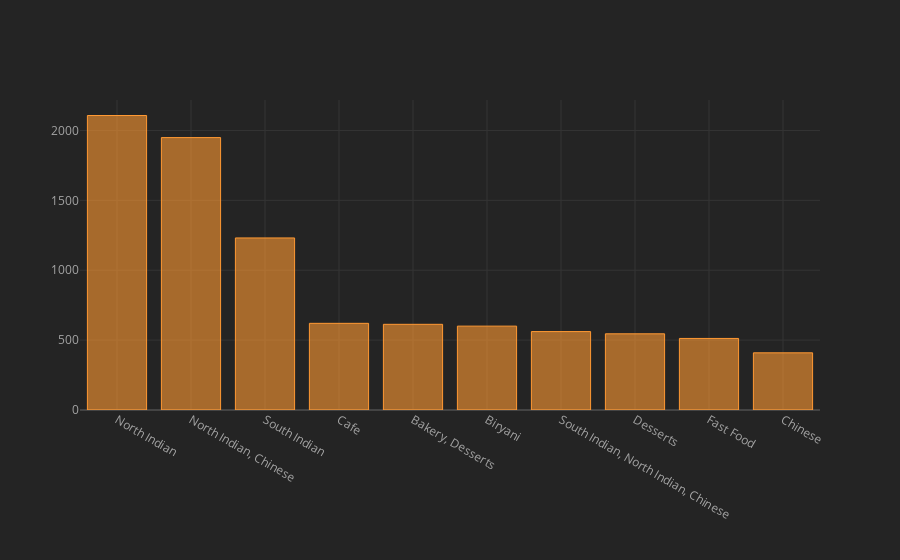

The notebook cell saved with this chart:
### Markdown cell above
# Popular cuisines in Bangalore

### Code cell
df.cuisines.value_counts().sort_values(ascending = False).head(10).iplot(kind="bar")

### Figure 1 — Plotly figure (JSON) as saved in the notebook; plotly's stock layout.template omitted (floating-point values rounded to 4 significant figures)
{"data": [{"marker": {"color": "rgba(255, 153, 51, 0.6)", "line": {"color": "rgba(255, 153, 51, 1.0)", "width": 1}}, "name": "cuisines", "orientation": "v", "text": "", "type": "bar", "x": ["North Indian", "North Indian, Chinese", "South Indian", "Cafe", "Bakery, Desserts", "Biryani", "South Indian, North Indian, Chinese", "Desserts", "Fast Food", "Chinese"], "y": [2107, 1949, 1231, 620, 613, 600, 561, 545, 512, 409]}], "layout": {"legend": {"bgcolor": "#242424", "font": {"color": "#F4F4F4"}}, "paper_bgcolor": "#242424", "plot_bgcolor": "#242424", "title": {"font": {"color": "#F4F4F4"}}, "xaxis": {"gridcolor": "#343434", "showgrid": true, "tickfont": {"color": "#A4A4A4"}, "title": {"font": {"color": "#A4A4A4"}, "text": ""}, "zerolinecolor": "#444444"}, "yaxis": {"gridcolor": "#343434", "showgrid": true, "tickfont": {"color": "#A4A4A4"}, "title": {"font": {"color": "#A4A4A4"}, "text": ""}, "zerolinecolor": "#444444"}}}
